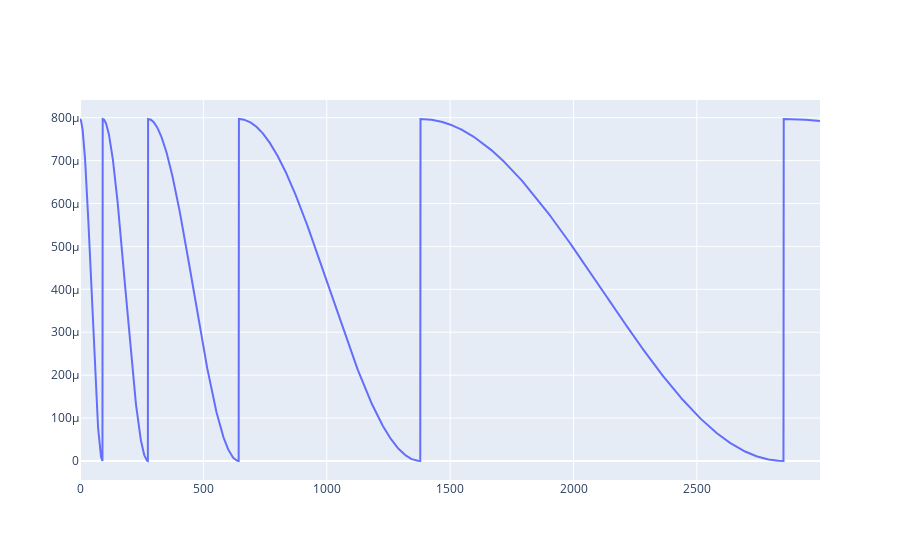

The code cell stored with this chart in its notebook:
### Code cell
fig = go.Figure(data=go.Scatter(x=epochs, y=lr_array))
fig.show()

### Figure 1 — Plotly figure (JSON) as saved in the notebook; plotly's stock layout.template omitted (floating-point values rounded to 4 significant figures; data arrays with more than 128 entries replaced by an {"elided": "..."} marker saying what was removed)
{"data": [{"type": "scatter", "x": {"elided": "3000 int values"}, "y": {"elided": "3000 float values"}}], "layout": {}}
